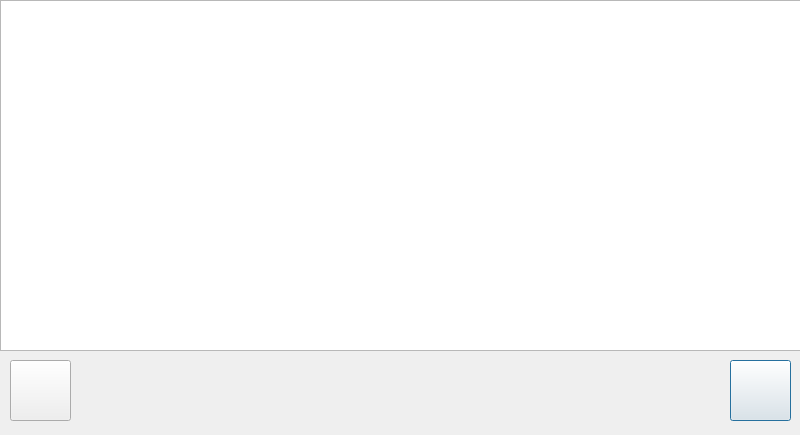
<?xml version="1.0" encoding="UTF-8"?>
<ui version="4.0">
 <class>Dialog</class>
 <widget class="QDialog" name="Dialog">
  <property name="geometry">
   <rect>
    <x>0</x>
    <y>0</y>
    <width>800</width>
    <height>435</height>
   </rect>
  </property>
  <property name="windowTitle">
   <string>Dialog</string>
  </property>
  <widget class="QListWidget" name="listWidget">
   <property name="geometry">
    <rect>
     <x>0</x>
     <y>0</y>
     <width>801</width>
     <height>351</height>
    </rect>
   </property>
  </widget>
  <widget class="QPushButton" name="start">
   <property name="geometry">
    <rect>
     <x>730</x>
     <y>360</y>
     <width>61</width>
     <height>61</height>
    </rect>
   </property>
   <property name="text">
    <string/>
   </property>
   <property name="icon">
    <iconset>
     <normaloff>resources/play.png</normaloff>resources/play.png</iconset>
   </property>
   <property name="iconSize">
    <size>
     <width>48</width>
     <height>48</height>
    </size>
   </property>
  </widget>
  <widget class="QPushButton" name="cancel">
   <property name="geometry">
    <rect>
     <x>10</x>
     <y>360</y>
     <width>61</width>
     <height>61</height>
    </rect>
   </property>
   <property name="text">
    <string/>
   </property>
   <property name="icon">
    <iconset>
     <normaloff>resources/back.png</normaloff>resources/back.png</iconset>
   </property>
   <property name="iconSize">
    <size>
     <width>48</width>
     <height>48</height>
    </size>
   </property>
  </widget>
 </widget>
 <resources/>
 <connections/>
</ui>
